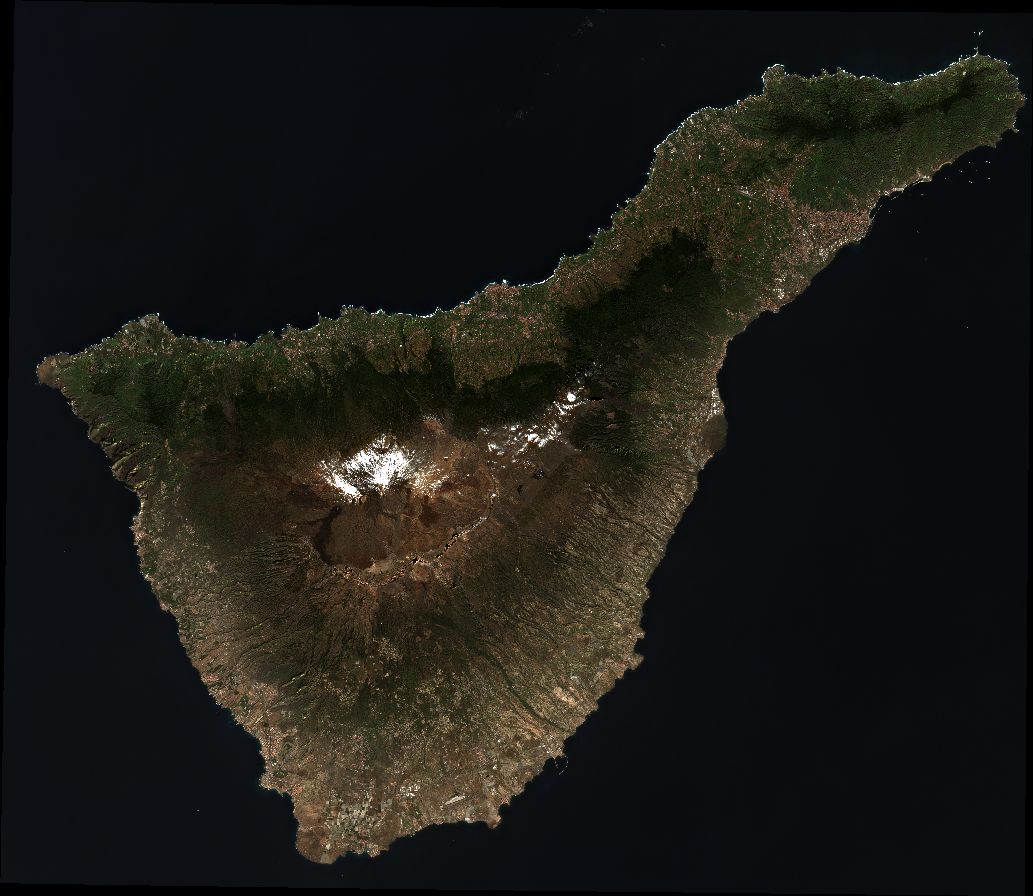
//> input picture color_verdadero.png, 1033 x 896 px
$ ./histogram color_verdadero.png   (built with g++ and OpenCV 4)
//> lines starting //> are read from the running program, lines starting //| are printed output that depends on the picture
#include "histogram.hpp"

using namespace std;
using namespace cv;

int main(int argc, char** argv)
{
	CommandLineParser parser(argc, argv, "{@input | color_verdadero.png | input image}");
	Mat src = imread(samples::findFile(parser.get<String>("@input")), IMREAD_COLOR);
//> src is the input picture: 896 rows x 1033 cols, CV_8UC3; mean B, G, R 22.1, 26.4, 26.8
	if (src.empty())
	{
		return EXIT_FAILURE;
	}
	vector<Mat> bgr_planes;
	split(src, bgr_planes);
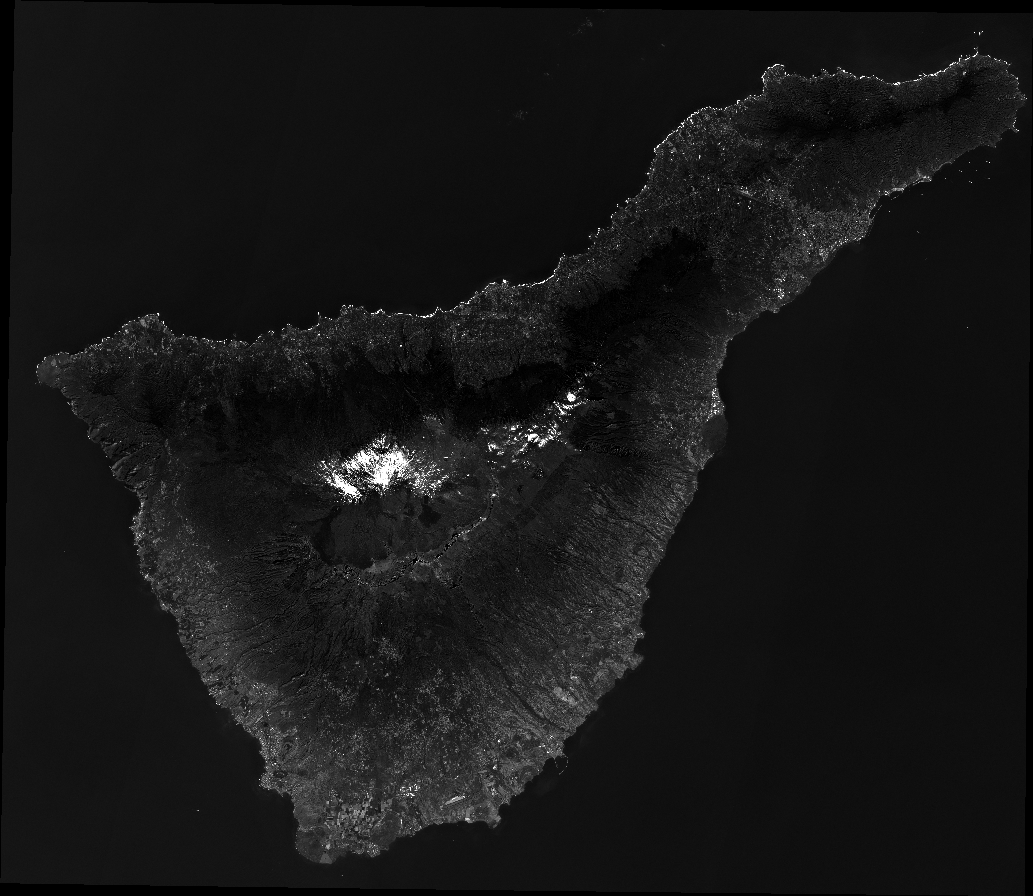
//> bgr_planes[0]: 896 rows x 1033 cols, CV_8UC1; min 0, max 255, mean 22.1
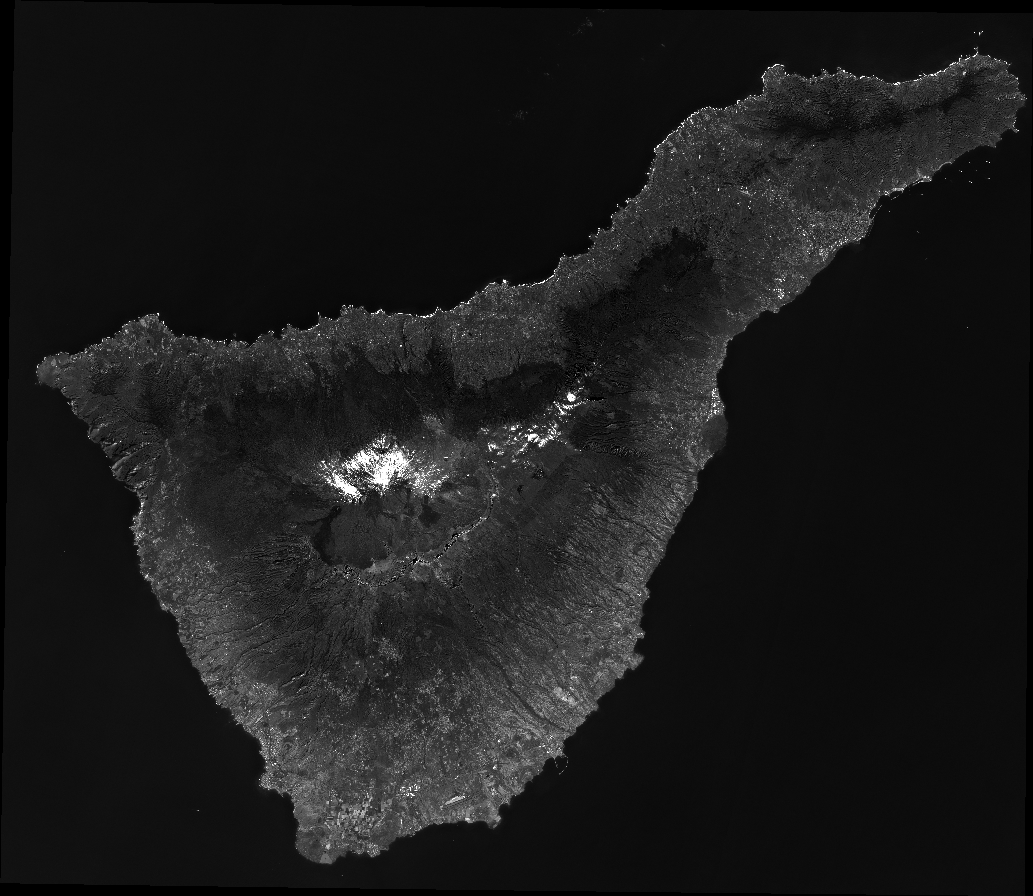
//> bgr_planes[1]: 896 rows x 1033 cols, CV_8UC1; min 0, max 255, mean 26.4
	int histSize = 256;
	float range[] = { 0, 256 }; //the upper boundary is exclusive
	const float* histRange[] = { range };
	bool uniform = true, accumulate = false;
	Mat b_hist, g_hist, r_hist;
	calcHist(&bgr_planes[0], 1, 0, Mat(), b_hist, 1, &histSize, histRange, uniform, accumulate);
//> b_hist = 256 values, max 115633 at index 15, min 6 at index 217, mean 3615.5
	calcHist(&bgr_planes[1], 1, 0, Mat(), g_hist, 1, &histSize, histRange, uniform, accumulate);
//> g_hist = 256 values, max 144149 at index 12, min 9 at index 250, mean 3615.5
	calcHist(&bgr_planes[2], 1, 0, Mat(), r_hist, 1, &histSize, histRange, uniform, accumulate);
//> r_hist = 256 values, max 164745 at index 10, min 8 at index 251, mean 3615.5
	int hist_w = 512, hist_h = 400;
	int bin_w = cvRound((double)hist_w / histSize);
	Mat histImage(hist_h, hist_w, CV_8UC3, Scalar(0, 0, 0));
	normalize(b_hist, b_hist, 0, histImage.rows, NORM_MINMAX, -1, Mat());
//> b_hist = 256 values, max 400 at index 15, min 0 at index 217, mean 12.49
	normalize(g_hist, g_hist, 0, histImage.rows, NORM_MINMAX, -1, Mat());
//> g_hist = 256 values, max 400 at index 12, min 0 at index 250, mean 10.01
	normalize(r_hist, r_hist, 0, histImage.rows, NORM_MINMAX, -1, Mat());
//> r_hist = 256 values, max 400 at index 10, min 0 at index 251, mean 8.76
	for (int i = 1; i < histSize; i++)
	{
		line(histImage, Point(bin_w * (i - 1), hist_h - cvRound(b_hist.at<float>(i - 1))),
			Point(bin_w * (i), hist_h - cvRound(b_hist.at<float>(i))),
			Scalar(255, 0, 0), 2, 8, 0);
		line(histImage, Point(bin_w * (i - 1), hist_h - cvRound(g_hist.at<float>(i - 1))),
			Point(bin_w * (i), hist_h - cvRound(g_hist.at<float>(i))),
			Scalar(0, 255, 0), 2, 8, 0);
		line(histImage, Point(bin_w * (i - 1), hist_h - cvRound(r_hist.at<float>(i - 1))),
			Point(bin_w * (i), hist_h - cvRound(r_hist.at<float>(i))),
			Scalar(0, 0, 255), 2, 8, 0);
	}
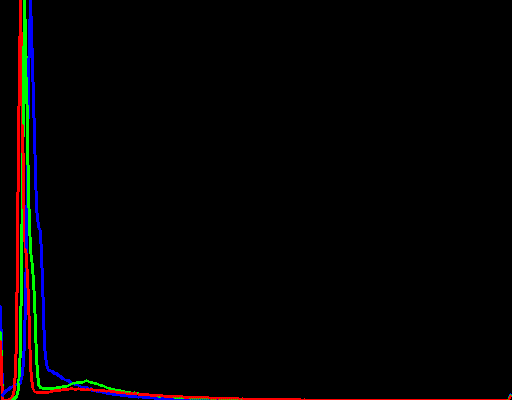
//> histImage: 400 rows x 512 cols, CV_8UC3; mean B, G, R 2.9, 2.9, 3.9
	imshow("Source image", src);
	imshow("calcHist Demo", histImage);
	waitKey();
	return EXIT_SUCCESS;
}
